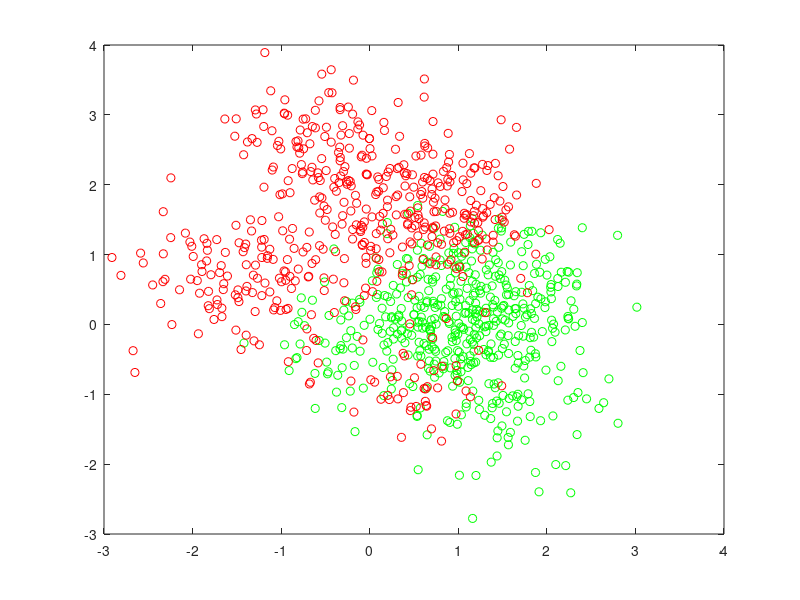
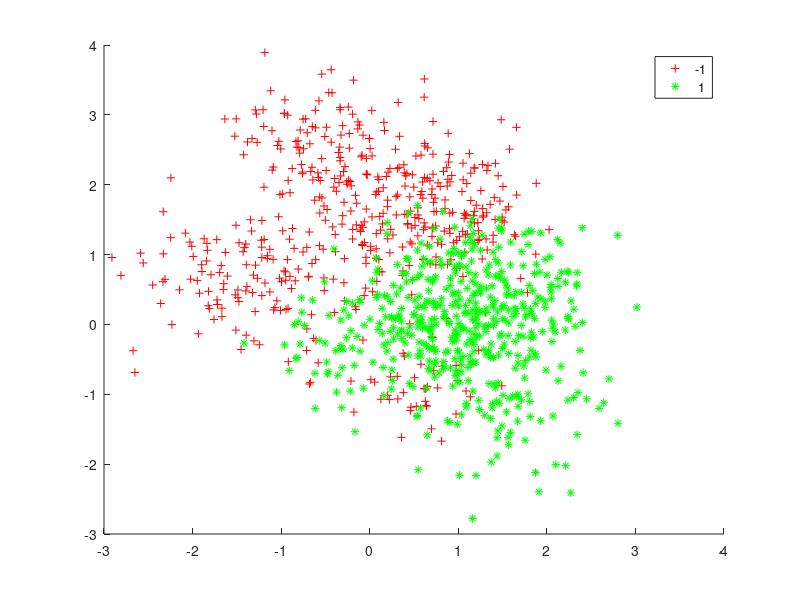

MATLAB code to generate these figures, in order: (Note: this script raises an error after producing the figures.)
%% Exploration of Matlab's Statistics and Machine Learning Toolbox
% There's two main part in this exploration script:
%  a) using fitcsvm, with fminsearch, on artificial data
%  b) using fitcecoc on our data, HOG / CNN on multiclass problem
addpath(genpath('our-code/'));

%%
% http://uk.mathworks.com/help/stats/support-vector-machines-svm.html#bsr5o1q
clearvars;
rng('default')
grnpop = mvnrnd([1,0],eye(2),10);
redpop = mvnrnd([0,1],eye(2),10);

N = 500; % per population
redpts = zeros(N,2);
grnpts = redpts;
for i = 1:N
    grnpts(i,:) = mvnrnd(grnpop(randi(10),:),eye(2)*0.2);
    redpts(i,:) = mvnrnd(redpop(randi(10),:),eye(2)*0.2);
end
N = 2 * N;

%%
figure
plot(grnpts(:,1),grnpts(:,2),'go')
hold on
plot(redpts(:,1),redpts(:,2),'ro')
hold off

%%
cdata = [grnpts;redpts];
grp = ones(N,1);
% Green label 1, red label -1
grp(ceil(N/2+0.5):N) = -1;

d = 0.02;
[x1Grid,x2Grid] = meshgrid(min(cdata(:,1)):d:max(cdata(:,1)),...
    min(cdata(:,2)):d:max(cdata(:,2)));
xGrid = [x1Grid(:),x2Grid(:)];

%%
% Train the classifier
SVMModel = fitcsvm(cdata,grp,'KernelFunction','rbf','ClassNames',[-1 1]);

% Predict scores over the grid
[~,scores] = predict(SVMModel,xGrid);

%%
% Plot the data and the decision boundary
figure;
h(1:2) = gscatter(cdata(:,1),cdata(:,2),grp,'rg','+*');
hold on
h(3) = plot(cdata(SVMModel.IsSupportVector,1),...
    cdata(SVMModel.IsSupportVector,2),'ko');
contour(x1Grid,x2Grid,reshape(scores(:,2),size(x1Grid)),[0 0],'k');
legend(h,{'-1','+1','Support Vectors'},'Location','Southeast');
axis equal
hold off

%%
% Set up a partition for cross validation. This step causes the cross 
% validation to be fixed. Without this step, the cross validation is 
% random, so a minimization procedure can find a spurious local minimum.
c = cvpartition(N,'KFold',10);

% NOTE: z=[rbf_sigma,boxconstraint]
minfn = @(z)kfoldLoss(fitcsvm(cdata,grp,'CVPartition',c,...
    'KernelFunction','rbf','BoxConstraint',exp(z(2)),...
    'KernelScale',exp(z(1))));

opts = optimset('TolX',5e-4,'TolFun',5e-4);
% [searchmin fval] = fminsearch(minfn,randn(2,1),opts) % many local minima
% are possible so we do it multiple times:
m = 5;%20;
fval = zeros(m,1);
z = zeros(m,2);
for j = 1:m;
    fprintf(['searching for best parameter z... ' num2str(j) '/' num2str(m) '\n']);
    tic
    [searchmin, fval(j)] = fminsearch(minfn,randn(2,1),opts);
    z(j,:) = exp(searchmin);
    toc
end

z = z(fval == min(fval),:);

% Use best z to train SVM
SVMModel = fitcsvm(cdata,grp,'KernelFunction','rbf',...
    'KernelScale',z(1),'BoxConstraint',z(2));
[~,scores] = predict(SVMModel,xGrid);


%%
% Generate and classify some new data points:
grnobj = gmdistribution(grnpop,.2*eye(2));
redobj = gmdistribution(redpop,.2*eye(2));

O = 100;
newData = random(grnobj,O);
newData = [newData;random(redobj,O)];
grpData = ones(2 * O,1);
grpData(O+1:2*O) = -1; % red = -1

v = predict(SVMModel,newData);
mydiff = (v == grpData); % Classified correctly


%%
h = nan(7,1);
figure;
h(1:2) = gscatter(cdata(:,1),cdata(:,2),grp,'rg','+*');
hold on
h(3:4) = gscatter(newData(:,1),newData(:,2),v,'mc','**');
h(5) = plot(cdata(SVMModel.IsSupportVector,1),...
    cdata(SVMModel.IsSupportVector,2),'ko');
contour(x1Grid,x2Grid,reshape(scores(:,2),size(x1Grid)),[0 0],'k');
legend(h(1:5),{'-1 (training)','+1 (training)','-1 (classified)',...
    '+1 (classified)','Support Vectors'},'Location','Southeast');
axis equal

for ii = mydiff % Plot red circles around correct pts
    h(6) = plot(newData(ii,1),newData(ii,2),'ro','MarkerSize',12);
end

for ii = not(mydiff) % Plot black circles around incorrect pts
    h(7) = plot(newData(ii,1),newData(ii,2),'ko','MarkerSize',12);
end
legend(h,{'-1 (training)','+1 (training)','-1 (classified)',...
    '+1 (classified)','Support Vectors','Correctly Classified',...
    'Misclassified'},'Location','Southeast');
hold off


%%
ber = BER(grpData, v)

%%
% What about our data?
clearvars;
addpath(genpath('data/'));
addpath(genpath('our-code/'));
load 'data/data.mat';


%%
% Split the data

ratio = 0.7; % training-testing sets ratio

N = size(data.yTrain, 1);
splitIdx = floor(N * ratio);

idx = randperm(N);
idxTrain = idx(1:splitIdx);
idxValid = idx(splitIdx + 1:end);

tr.X.hog = data.hog.train.X(idxTrain, :);
tr.X.cnn = data.cnn.train.X(idxTrain, :);
tr.cnn.mu = data.cnn.mu;
tr.hog.mu = data.hog.mu;
tr.cnn.sigma = data.cnn.sigma;
tr.hog.sigma = data.hog.sigma;
tr.y = data.yTrain(idxTrain); % train y are 4-class

val.X.hog = data.hog.train.X(idxValid, :);
val.X.cnn = data.cnn.train.X(idxValid, :);
val.y = data.yTrain(idxValid); % valid y are 4-class

%% APPLY SVM CLASSIFICATION ON HOG FEATURES
M = 100;
[TrZ, TeZ] = pcaHog(M, tr, val.X);

fprintf('learning...\n');
tic
t = templateSVM();%'Verbose', 1);%, ...
%                'SaveSupportVectors', true);
% default: IterationLimit  = 1e6, GapTolerance = 1e-2, KernelFunction = ???
%          Solver = SMO
opts = statset('UseParallel', 1);
MdlSV = fitcecoc(TrZ, tr.y, 'Learners', t, 'Options', opts);
% default: Kfold = 10
isLoss = resubLoss(MdlSV)
toc
% -> w/ M =   3: 200s
% -> w/ M =   5: 220s (with verbose = 1)
% -> w/ M =  50: 80s (with 8 parallel workers)
% -> w/ M = 100: 89s (with 8 parallel workers)

% Determine the amount of disk space that the ECOC model consumes.
infoMdlSV = whos('MdlSV');
mbMdlSV = infoMdlSV.bytes / 1.049e6
% -> w/ M =   2: 0.18MB
%             3: 0.11MB
%             5: 0.14MB
%            50: 0.87MB
%           100: 1.67MB

% Discard the support vectors and related parameters from the trained ECOC
% model. Then, discard the training data from the resulting model by 
% using compact.
Mdl = discardSupportVectors(MdlSV);
CMdl = compact(Mdl);
info = whos('Mdl', 'CMdl');
[bytesCMdl, bytesMdl] = info.bytes;
memReduction = 1 - [bytesMdl bytesCMdl] / infoMdlSV.bytes
% -> w/ M =   2: [0.48 0.88] percent memory reduction
%             3: [0    0.80]
%             5: [0    0.85]
%            50: [0    0.97]
%           100: [0    0.98]

% Apply compact model on testing data
TeyPred = predict(CMdl, TeZ);
ber = BER(val.y, TeyPred)
% -> w/ M =   2: 0.49
%             3: 0.49
%             5: 0.47
%            50: 0.28
%           100: 0.28
oosLoss = loss(CMdl, TeZ, val.y)
% -> w/ M =   2: 0.44
%             3: 0.44
%             5: 0.43
%            50: 0.28
%           100: 0.28

%% APPLY SVM CLASSIFICATION ON CNN FEATURES
M = 750;
[TrZ, TeZ] = pcaCnn(M, tr, val.X);

%%
fprintf('learning...\n');
tic
t = templateSVM('Solver', 'ISDA');
%   BASELINE    'Solver', 'SMO');  % <- default
%   A BIT WORSE 'Solver', 'L1QP'); % <- slower and not better
%   GOOD TOO    'Solver', 'ISDA'); % <- somewhat faster and good results
%   NOT GOOD:   'KernelFunction', 'rbf');
%   NOT GOOD:   'KernelFunction', 'polynomial', 'PolynomialOrder', 3);
%               'Verbose', 1);
%               'SaveSupportVectors', true); % <- use default
% default: IterationLimit  = 1e6, GapTolerance = 1e-2, 
%          KernelFunction = ???
%          Solver = SMO (others are: ISDA, L1QP)
opts = statset('UseParallel', 1);
MdlSV = fitcecoc(TrZ, tr.y, 'Learners', t, 'Options', opts);
% default: Kfold = 10
isLoss = resubLoss(MdlSV)
toc
% -> w/ M =    3: 13s (with 8 parallel workers)
% -> w/ M =    5: 34s (with 8 parallel workers)
% -> w/ M =   50: 60s (with 8 parallel workers)
% -> w/ M =  100: 65s (with 8 parallel workers)
% -> w/ M =  100: 33s (with 8 parallel workers) using ISDA
% -> w/ M =  100: 92s (with 8 parallel workers) using L1QP
% -> w/ M =  200: 65s (with 8 parallel workers)
% -> w/ M =  500: 10s (with 8 parallel workers) <- !!! SUPER FAST BUT WHY?!
% -> w/ M =  750:  4s (with 8 parallel workers) <- !!! SUPER FAST BUT WHY?!
% -> w/ M = 1000:  5s (with 8 parallel workers) <- !!! SUPER FAST BUT WHY?!
% -> w/ M = 2500: 10s (with 8 parallel workers) <- !!! SUPER FAST BUT WHY?!
% NOTE: here it's super fast for some mystic reason but extracting
%       eigenvectors takes quite some time...
%       e.g. M = 100  ->  16s
%            M = 750  ->  70s
%            M = 1000 -> 100s
%            M = 2500 -> 220s
%       so M = 100 is better for time, and close in the results
%       => probably optimal size result-wise is around 750

% Determine the amount of disk space that the ECOC model consumes.
infoMdlSV = whos('MdlSV');
mbMdlSV = infoMdlSV.bytes / 1.049e6
% -> w/ M =   3:  0.16MB
%             5:  0.22MB
%            50:  1.67MB
%           100:  3.28MB
%           200:  6.49MB
%           500: 16.13MB
%           750: 24.16MB
%          1000: 32.19MB
%          2500: 80.39MB

% (In practive we might not even need to compress the model...)
% Discard the support vectors and related parameters from the trained ECOC
% model. Then, discard the training data from the resulting model by 
% using compact.
Mdl = discardSupportVectors(MdlSV);
CMdl = compact(Mdl);
info = whos('Mdl', 'CMdl');
[bytesCMdl, bytesMdl] = info.bytes;
memReduction = 1 - [bytesMdl bytesCMdl] / infoMdlSV.bytes
% -> w/ M =   3: [0    0.86] percent memory reduction
%             5: [0    0.90]
%            50: [0    0.98]
%           100: [0    0.99]
%           200: [0    0.99]
%           500: [0    0.99]
% ...

% Apply compact model on testing data
TeyPred = predict(CMdl, TeZ);
ber = BER(val.y, TeyPred)
% -> w/ M =   3: 0.15
%             5: 0.13
%            50: 0.0941
%           100: 0.0901
%           100: 0.0916 using ISDA solver
%           100: 0.0945 using L1QP solver
%           200: 0.0979
%           500: 0.0987
%           750: 0.0958
%           750: 0.0877 using ISDA solver
%           750: 0.0813 using ISDA solver (on different split)
%          1000: 0.0849
%          2500: 0.1007 <- worse

oosLoss = loss(CMdl, TeZ, val.y)
% -> w/ M =   3: 0.14
%             5: 0.13
%            50: 0.0908
%           100: 0.0885
%           100: 0.0970 using ISDA solver
%           100: 0.0986 using L1QP solver
%           200: 0.0952
%           500: 0.0946
%           750: 0.0923
%           750: 0.0903 using ISDA solver
%           750: 0.0853 using ISDA solver (on different split)
%          1000: 0.0869
%          2500: 0.0959


